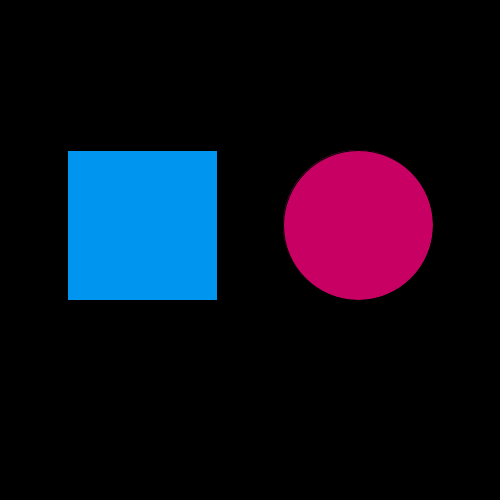
Frame 1 (no input)
Frame 60 (the mouse pressed at the canvas centre just before this capture): identical to frame 1, image omitted
Frame 120 (the mouse held since frame 60 and released just before this capture): identical to frame 1, image omitted

The Processing sketch that drew this single still picture (run headless with seeded random() and noise(); from frame 60 on, the mouse is pressed at the canvas centre):

// Processing sketch: RolloverShapes
// ── RolloverShapes.pde
/*
Objects change color when the mouse moves over them.
*/

// For holding rectangle qualities
float rectX, rectY, rectHeight, rectWidth, rectHalfHeight, rectHalfWidth;
// For holding circle qualities
float ellipseX, ellipseY, diameter, radius, radiusSquared;

// Colors
color blue = color(0, 150, 240, 255);
color green = color(0, 200, 0, 255);
color pink = color(200, 0, 100, 255);

void setup() {
  // basic window conditions
  size(500, 500);
  frameRate(60);
  
  // pen
  stroke(0);
  
  // drawing modes for shapes 
  rectMode(CENTER);
  ellipseMode(CENTER);
  
  // initialize variables for shapes
  initializeRectangle();
  initializeCircle();
}

void draw() {
  background(0);
  
  // if mouse is inside the boundaries, set fill to green
  // otherwise, set fill to blue
  if (mouseX >= rectX-rectHalfWidth && mouseX <= rectX+rectHalfWidth &&
      mouseY >= rectY-rectHalfHeight && mouseY <= rectY+rectHalfHeight) {
        fill(green);        
      } else {
        fill(blue);
      }
  
  rect(rectX, rectY, rectWidth, rectHeight);

  // if mouse is inside the boundaries, set fill to blue
  // otherwise, set fill to green
  if (mouseX >= ellipseX-sqrt(radiusSquared) && mouseX <= ellipseX+sqrt(radiusSquared) &&
      mouseY >= ellipseY-sqrt(radiusSquared) && mouseY <= ellipseY+sqrt(radiusSquared)) {
        fill(green);
      } else {
        fill (pink);
      }
  
  ellipse(ellipseX, ellipseY, diameter, diameter);
}

// initialize rectangle qualities
void initializeRectangle() {
  rectX = width/7 * 2;
  rectY = height/2 - width/20;
  rectHeight = 150;
  rectWidth = 150;
  // half values used to determine where edges of rectangle lie
  rectHalfHeight = rectHeight/2;
  rectHalfWidth = rectWidth/2;
}

void initializeCircle() {
  // initialize circle qualities;
  ellipseX = width - (width/7 * 2);
  ellipseY = height/2 - width/20;
  diameter = 150;
  radius = diameter/2;
  radiusSquared = sq(radius); 
}
// ── RolloverEllipse.pde
class RolloverEllipse{
  
  /**************
  * Variables   *
  **************/
  float xPosition;        // x coordinate
  float yPosition;        // y coordinate
  
  float diameter;         // diameter of ellipse
  float radius;           // radius of ellipse
  float radiusSquared;    // square of ellipse readius
  
  color activeColor;      // color of rollover when it's in active state
  color inactiveColor;    // color of rollover when it's in inactive state
  
  /**************
  * Constructor *
  **************/
  RolloverEllipse(float xPosition, float yPosition, float diameter, color inactiveColor, color activeColor) {
    
    this.xPosition = xPosition;  
    this.yPosition = yPosition;
    
    this.diameter = diameter;
    this.radius = diameter/2;
    this.radiusSquared = radius * radius;
    
    this.activeColor = activeColor;
    this.inactiveColor = inactiveColor;

  }
  
  /**************
  * Methods     *
  **************/
  // depending upon rollover state, set fill color
  void getRolloverColor(){
    
    if (mouseX >= (xPosition + radius) -sqrt(radiusSquared) && mouseX <= (xPosition + radius) +sqrt(radiusSquared) &&
        mouseY >= (yPosition + radius) -sqrt(radiusSquared) && mouseY <= (yPosition + radius) +sqrt(radiusSquared)) {
          
          fill(activeColor);
          
    } else {
          fill(inactiveColor);
    }
  }
  
  // display rollover on screen
  void display() {
    stroke(0); 
    ellipseMode(CORNER);
    
    getRolloverColor();
    
    ellipse(xPosition, yPosition, diameter, diameter);
  }

}
// ── RolloverRect.pde
class RolloverRect{
  
  /**************
  * Variables   *
  **************/
  float xPosition;        // x coordinate
  float yPosition;        // y coordinate
  
  float rolloverHeight;   // height of rollover
  float rolloverWidth;    // width of rollover

  boolean rolloverIsActive; // whether or not rollover is currently active (true indicates active)
  
  color activeColor;      // color of rollover when it's in active state
  color inactiveColor;    // color of rollover when it's in inactive state
  
  /**************
  * Constructor *
  **************/
  RolloverRect(float xPosition, float yPosition, float rolloverHeight, float rolloverWidth, color inactiveColor, color activeColor) {
    
    this.xPosition = xPosition;  
    this.yPosition = yPosition;
    
    this.rolloverHeight = rolloverHeight;
    this.rolloverWidth = rolloverWidth;
    
    this.activeColor = activeColor;
    this.inactiveColor = inactiveColor;

  }
  
  /**************
  * Methods     *
  **************/
  // depending upon rollover state, set fill and outline color
  void getRolloverColor() {
    
    // if user clicks within boundaries of button, toggle its on/off status
    if (mouseX >= xPosition && mouseX <= (xPosition + rolloverWidth) &&
        mouseY >= yPosition && mouseY <= (yPosition + rolloverHeight)) {
        
        fill(activeColor);
        
    } else {
        fill(inactiveColor);
    }
    
  }
  
  // display rollover on screen
  void display() {
    
    stroke(0); 
    rectMode(CENTER);
  
    // drawing mode for shape 
    rectMode(CORNER);
    
    getRolloverColor();
    
    rect(xPosition, yPosition, rolloverWidth, rolloverHeight);
  }

}
